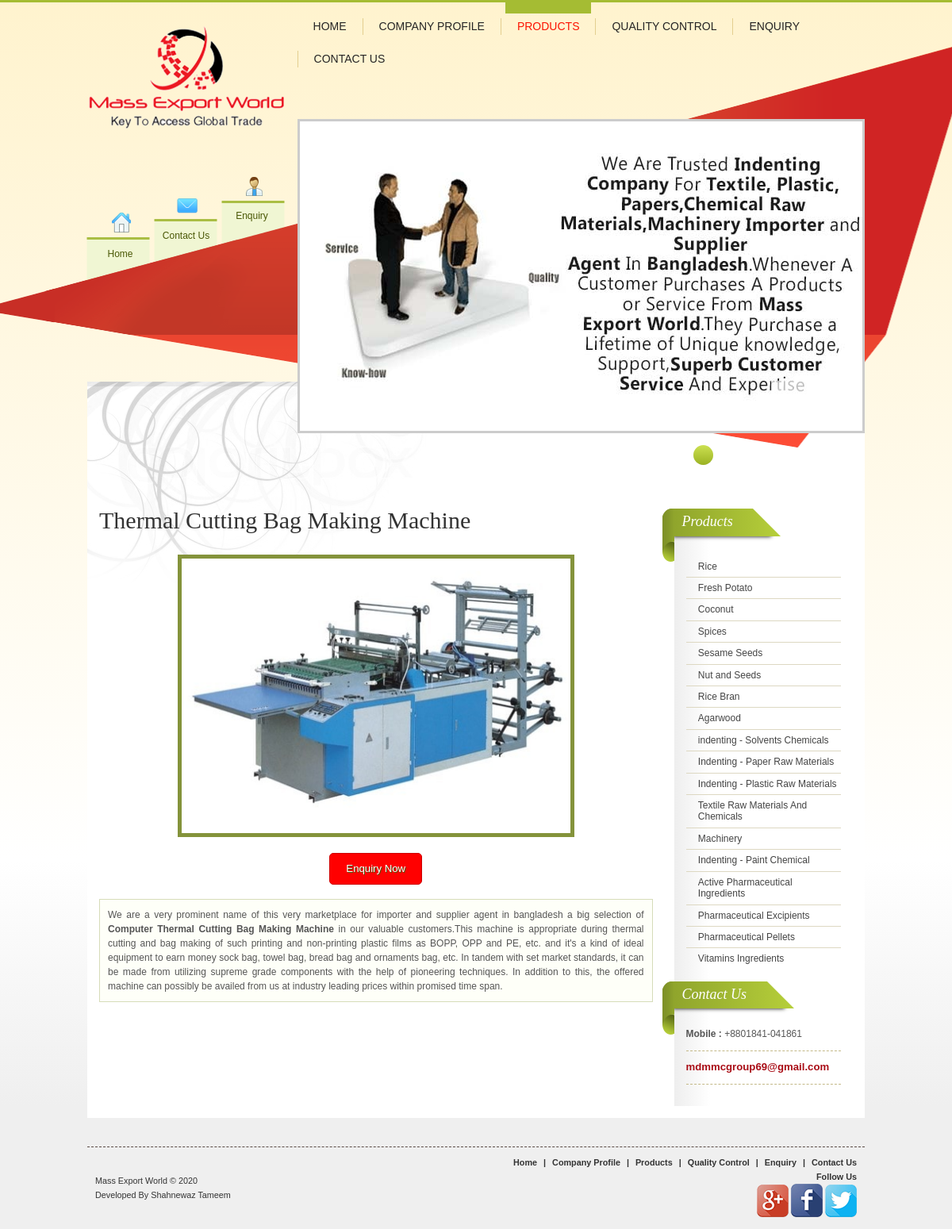
Page /product_details/121 on the committed database.
### tables this page shows
CREATE TABLE `categories` (
  `cat_id` int(5) NOT NULL,
  `cat_title` varchar(255) NOT NULL,
  `cat_image` varchar(100) NOT NULL,
  `cat_url` varchar(100) NOT NULL,
  `parent_cat_id` int(11) DEFAULT NULL,
  `product_image` varchar(100) NOT NULL,
  `product_content` text NOT NULL,
  `product_description` text NOT NULL
);

### product_details.php (the view, shortened to what this page needs)
<?php include "includes/db.php";?>
<?php include "includes/header.php";?>
<br class="lh2em" />
<div id="middle">
    <div id="bodyFormat1" class="wrap ls">
        <div class="row1 dt columns23">
            <?php
                if(isset($_GET['product_id'])){
                    $the_cat_id = $_GET['product_id'];
                    $query = "SELECT * FROM categories WHERE cat_id = $the_cat_id";
                    $select_all_sub_product = mysqli_query($connection,$query);
                    while($row = mysqli_fetch_assoc($select_all_sub_product)) {
                        $cat_title = $row['cat_title'];
                        $product_image = $row['product_image'];
                        $product_description = $row['product_description'];?>
                        <div class='col-2' style='padding-left:0;'>
                            <div class='h1'>
                                <h1> <?= $cat_title ?></h1>
                            </div>
                            <br />
                            <div class='pdf'>
                                <table class='m0a'>
                                    <tr>
                                        <td>
                                            <table style='text-align: center;'>
                                                <tr>
                                                    <td class='ac responsiveLargeImageWidth'>
                                                        <img src='<?= BASE_URL?>/tpadmin/images/product_image/<?= $product_image ?>' class='bdr' alt='{$cat_title}' title='<?= $cat_title ?>' style='border-width:5px;' />
                                                    </td>
                                                </tr>
                                            </table>
                                        </td>
                                    </tr>
                                    <tr>
                                        <td class='pt15px'>
                                            <div class='ac un'>
                                                <a href='<?= BASE_URL?>/enquiry' class='buttonBig large c10px dib p10px20px' title='Enquiry Now'>Enquiry Now</a>
                                            </div>
                                        </td>
                                    </tr>
                                </table>
                                <br />
                                <div class='data p10px aj'>
                                    <p><?= $product_description ?></p>
                                </div>
                            </div>
                        </div>
           <?php } } ?>
            <?php include "includes/sidebar.php";?>
        </div>
    </div>
</div>
<br />
<?php include "includes/footer.php";?>

### includes/sidebar.php (shortened to what this page needs)
<div class="col-3">
    <div class="column_Box mc thinColumnLink">
        <div class="tcl bullet divider">
            <div class="h h2">
                <h2>
                    <a href="<?= BASE_URL;?>/products" title="Products">Products</a>
                </h2>
            </div>
            <div class="ic showHide_rp">
                <ul>
                    <?php
                        $query = "SELECT * FROM categories";
                        $select_all_categories = mysqli_query($connection,$query);
                        while($row = mysqli_fetch_assoc($select_all_categories)){
                            $cat_id = $row['cat_id'];
                            $cat_title = $row['cat_title'];
                            $parent_cat_id = $row['parent_cat_id'];
                            if(empty($parent_cat_id)){?>
                                <li>
                                    <b class='b2 fl'>
                                    </b>
                                    <p class='ofh'>
                                        <a href='<?= BASE_URL;?>/product/<?= $cat_id?>' title='<?= $cat_title?>'><?= $cat_title?></a>
                                    </p>
                                </li>
                                <?php } }?>
                </ul>
            </div>
        </div>
    </div>
    <div class="column_Box mc qc">
        <div class="h h2">
            <h2>Contact Us
            </h2>
        </div>
        <div class="ic showHide_rp">
            <div class="uu lh13em">
                <p>
                    <b>Mobile :
                    </b> +8801841-041861
                </p>
                <p class="hr bdrB">
                </p>
                <p>
                    <span class="b dif large">mdmmcgroup69@gmail.com
                    </span>
                </p>
                <p class="hr bdrB">
                </p>
            </div>
        </div>
    </div>
</div>

### css/common.css (style rules this page uses)
hr,iframe,ol,ul { padding:0 }
body { background:#fff;color:#000;font:12px/1.5em Arial,Helvetica,sans-serif;-webkit-text-size-adjust:100%;-ms-text-size-adjust:100% }
a,abbr,address,article,aside,audio,b,blockquote,body,canvas,caption,cite,code,dd,del,details,dfn,div,dl,dt,em,fieldset,figcaption,figure,footer,form,h1,h2,h3,h4,h5,h6,header,hgroup,html,i,iframe,img,ins,kbd,label,legend,li,mark,menu,nav,object,ol,p,pre,q,samp,section,small,span,strong,sub,summary,sup,table,tbody,td,tfoot,th,thead,time,tr,ul,var,video { margin:0;padding:0;border:0;outline:0 }
a { text-decoration:none;cursor:pointer;outline:0!important }
form,h1,h2,h3,h4,h5,h6 { display:inline;font-weight:400 }
h1 { font-size:1.5em;line-height:1.2em }
h2 { font-size:1.1em }
li { margin-bottom:5px }
ol,ul { margin:5px 0 5px 30px }
table { border-collapse:collapse;border-spacing:0 }
.f100x100 p,.f125x125 p,.f150x150 p,.f200x200 p,.f50x50 p,.f75x75 p,.goog-te-gadget,.ofh,marquee { overflow:hidden }
.ac { text-align:center }
.aj { text-align:justify }
.fl,.flwm,.fr,.frwm { display:inline }
.fl { float:left }
.b { font-weight:700 }
b,strong { font-weight:700!important }
.un,.un a,.un a:hover,a.u:hover { text-decoration:none }
.dib { display:inline-block }
.m0a { margin:0 auto }
.p10px { padding:10px }
.p10px20px { padding:10px 20px }
.pt15px { padding-top:15px }
.c10px { border-radius:10px;-moz-border-radius:10px;-webkit-border-radius:10px }
.lh13em { line-height:1.3em }
.large { font-size:1.1em }
.bdr,.bdrAll,.bdrAll td,.bdrAll th,.bdrAllDashed,.bdrAllDashed td,.bdrAllDashed th,.bdrDark,.data,.headHr,.headVr,a.button,img.bdr,input[type=text],select,textarea { border:1px solid #ccc }
.bdrDark,img.bdr { border-color:#999 }
.bdrB { border-bottom:1px solid #999 }
.data { background:#f8f8f8 }
a,button { -webkit-transition:background-color .5s,background-image .5s,background-position .5s,color .5s;-moz-transition:background-color .5s,background-image .5s,background-position .5s,color .5s;-ms-transition:background-color .5s,background-image .5s,background-position .5s,color .5s;-o-transition:background-color .5s,background-image .5s,background-position .5s,color .5s;transition:background-color .5s,background-image .5s,background-position .5s,color .5s }

### css/styles.css (style rules this page uses)
a,abbr,acronym,address,applet,article,aside,audio,big,blockquote,body,canvas,caption,cite,code,dd,del,details,dfn,div,dl,dt,em,embed,fieldset,figcaption,figure,footer,form,h1,h2,h3,h4,h5,h6,header,hgroup,html,i,iframe,img,ins,kbd,label,legend,mark,menu,nav,nav li,nav ul,object,ol,output,p,pre,q,ruby,s,samp,section,small,span,strike,sub,summary,sup,table,tbody,td,tfoot,th,thead,time,tr,tt,u,var,video { margin:0;padding:0;border:0;font:inherit }
ol,ul { list-style:none;margin:0;padding:0 }
.ls ul { margin-left:30px }
.ls li { margin-bottom:5px;list-style-type:disc }
table { border-collapse:collapse;border-spacing:0 }
a { text-decoration:none }
img { max-width:100%;width:auto;height:auto }
img.bdr { box-sizing:border-box;-moz-box-sizing:border-box }
html body { width:100%;height:100%;padding:0;margin:0;font:12px/1.5em Arial,Helvetica,sans-serif }
.dt { display:table;width:100% }
.col-1,.col-2,.col-3,.td-1,.td-2 { display:table-cell }
.h2 h2,a.button,a.buttonBig,input.button { display:inline-block }
a.buttonBig { background-image:url(img/common_x_bgs_50px.png) 0 -1690px;-webkit-transition:.5s ease-out;-moz-transition:.5s ease-out;-ms-transition:.5s ease-out;-o-transition:.5s ease-out;transition:.5s ease-out;border-radius:5px;-webkit-border-radius:5px }
.h1 { font-family:Oregano;font-size:2.5em;display:block;padding-bottom:10px;line-height:1em }
.h2 h2 { font:italic 1.5em/1.2em 'Verdana,Geneva,sans-serif';padding:6px 60px 7px 10px;position:relative }
.h2 h2:after,.h2 h2:before { content:'';display:inline-block;position:absolute }
.h2 h2:before { background:url(img/bg_heading.png) no-repeat;width:15px;height:67px;top:0;left:-15px }
.h2 h2:after { border:21px solid transparent;right:0;bottom:0 }
.wrap { width:980px;margin:0 auto }
#bodyFormat1.wrap { width:950px;margin:0 auto;padding:15px }
.b2,.b3 { float:left;font-weight:400;margin-right:6px;line-height:1.2em }
.b2:before,.b3:before { font-family:icomoon }
.b2:before { content:'\e871' }

### css/responsive.css (style rules this page uses)
.wrap { width:98% }
#bodyFormat1.wrap { width:96% }

### rows in the picture
categories: cat_title "Thermal Cutting Bag Making Machine", product_image (picture), product_description "We are a very prominent name of this very marketplace for importer and supplier agent in bangladesh a big selection of Computer Thermal Cutting Bag Making Machine in our valuable customers.This machine is appropriate during thermal cutting and bag making of such printing and non-printing plastic films as BOPP, OPP and PE, etc. and it's a kind of ideal equipment to earn money sock bag, towel bag, bread bag and ornaments bag, etc. In tandem with set market standards, it can be made from utilizing supreme grade components with the help of pioneering techniques. In addition to this, the offered machine can possibly be availed from us at industry leading prices within promised time span."
categories: cat_title "Rice"
categories: cat_title "Fresh Potato"
categories: cat_title "Coconut"
categories: cat_title "Spices"
categories: cat_title "Sesame Seeds"
categories: cat_title "Nut and Seeds"
categories: cat_title "Rice Bran"
categories: cat_title "Agarwood"
categories: cat_title "indenting - Solvents Chemicals"
categories: cat_title "Indenting - Paper Raw Materials"
categories: cat_title "Indenting - Plastic Raw Materials"
categories: cat_title "Textile Raw Materials And Chemicals"
categories: cat_title "Machinery"
categories: cat_title "Indenting - Paint Chemical"
categories: cat_title "Active Pharmaceutical Ingredients"
categories: cat_title "Pharmaceutical Excipients"
categories: cat_title "Pharmaceutical Pellets"
categories: cat_title "Vitamins Ingredients"
